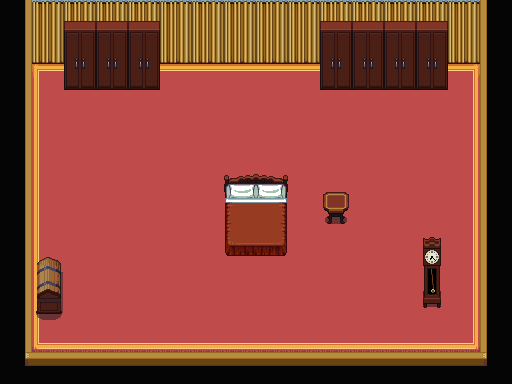

A 2D game scene composited from a Tiled map and its tileset images. What follows is a short description and the map's XML, with every tile layer's data as written:
An orthogonal 16x12 tile map with 32x32 px tiles, 3 tile layers (Tile Layer 1, Tile Layer 2, Tile Layer 3).

<map version="1.0" tiledversion="2017.11.22" orientation="orthogonal" renderorder="right-down" width="16" height="12" tilewidth="32" tileheight="32" infinite="0" nextobjectid="1">
 <tileset firstgid="1" source="Interior1.tsx" />
 <layer name="Tile Layer 1" width="16" height="12">
  <data encoding="csv">
969,843,843,843,843,843,843,843,843,843,843,843,843,843,843,967,
969,875,875,875,875,875,875,875,875,875,875,875,875,875,875,967,
969,939,940,940,940,940,940,940,940,940,940,940,940,940,941,967,
969,971,972,972,972,972,972,972,972,972,972,972,972,972,973,967,
969,971,972,972,972,972,972,972,972,972,972,972,972,972,973,967,
969,971,972,972,972,972,972,972,972,972,972,972,972,972,973,967,
969,971,972,972,972,972,972,972,972,972,972,972,972,972,973,967,
969,971,972,972,972,972,972,972,972,972,972,972,972,972,973,967,
969,971,972,972,972,972,972,972,972,972,972,972,972,972,973,967,
969,971,972,972,972,972,972,972,972,972,972,972,972,972,973,967,
969,1003,1004,1004,1004,1004,1004,1004,1004,1004,1004,1004,1004,1004,1005,967,
966,936,936,936,936,936,936,936,936,936,936,936,936,936,936,965
</data>
 </layer>
 <layer name="Tile Layer 2" width="16" height="12">
  <data encoding="csv">
0,690,690,690,690,690,690,690,690,690,690,690,690,690,690,0,
0,754,754,754,754,754,754,754,754,754,754,754,754,754,754,0,
0,0,0,0,0,0,0,0,0,0,0,0,0,0,0,0,
0,0,0,0,0,0,0,0,0,0,0,0,0,0,0,0,
0,0,0,0,0,0,0,0,0,0,0,0,0,0,0,0,
0,0,0,0,0,0,0,25,26,0,0,0,0,0,0,0,
0,0,0,0,0,0,0,57,58,0,0,0,0,0,0,0,
0,0,0,0,0,0,0,89,90,0,0,0,0,0,0,0,
0,403,0,0,0,0,0,0,0,0,0,0,0,0,0,0,
0,435,0,0,0,0,0,0,0,0,0,0,0,0,0,0,
0,0,0,0,0,0,0,0,0,0,0,0,0,0,0,0,
0,0,0,0,0,0,0,0,0,0,0,0,0,0,0,0
</data>
 </layer>
 <layer name="Tile Layer 3" width="16" height="12">
  <data encoding="csv">
0,0,460,460,460,0,0,0,0,0,460,460,460,460,0,0,
0,0,492,492,492,0,0,0,0,0,492,492,492,492,0,0,
0,0,524,524,524,0,0,0,0,0,524,524,524,524,0,0,
0,0,0,0,0,0,0,0,0,0,0,0,0,0,0,0,
0,0,0,0,0,0,0,0,0,0,0,0,0,0,0,0,
0,0,0,0,0,0,0,0,0,0,0,0,0,0,0,0,
0,0,0,0,0,0,0,0,0,0,560,0,0,0,0,0,
0,0,0,0,0,0,0,0,0,0,0,0,0,691,0,0,
0,0,0,0,0,0,0,0,0,0,0,0,0,723,0,0,
0,0,0,0,0,0,0,0,0,0,0,0,0,755,0,0,
0,0,0,0,0,0,0,0,0,0,0,0,0,0,0,0,
0,0,0,0,0,0,0,0,0,0,0,0,0,0,0,0
</data>
 </layer>
</map>
